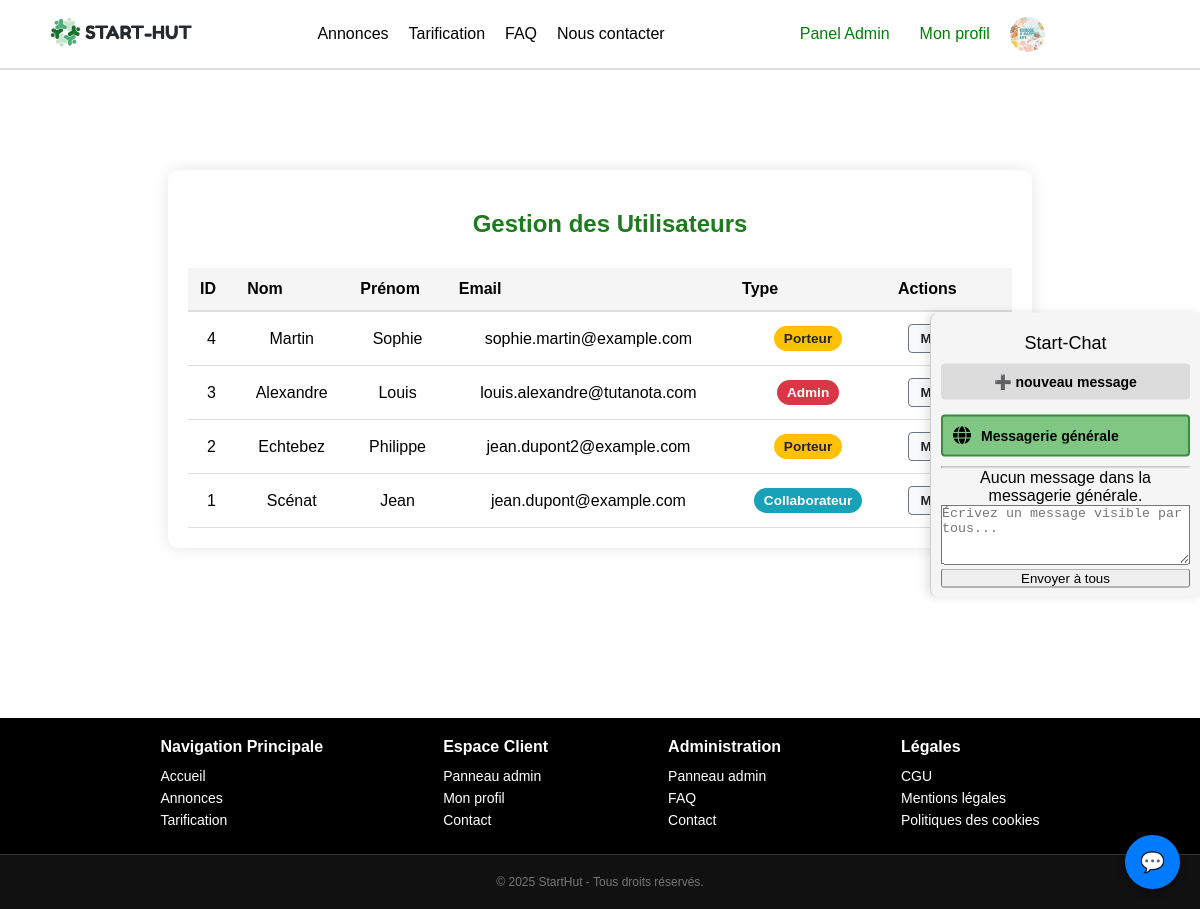
Page /src/views/admin.php?mode=general (signed in) on the committed database.
### tables this page shows
CREATE TABLE Utilisateurs (
    id INT PRIMARY KEY AUTO_INCREMENT,
    nom VARCHAR(255) NOT NULL,
    prenom VARCHAR(255) NOT NULL ,
    email VARCHAR(255) NOT NULL UNIQUE,
    mot_de_passe VARCHAR(255) NOT NULL,
    description_profil VARCHAR(255),
    langues_parlees VARCHAR(255),
    type ENUM('porteur', 'collaborateur', 'admin') NOT NULL
);

### src/views/admin.php (the view, shortened to what this page needs)
<?php
$conn = new mysqli(DB_HOST, DB_USER, DB_PASS, DB_NAME);
$connection_error = null;
$sql = "SELECT id, nom, prenom, email, type FROM Utilisateurs ORDER BY id DESC";
$result = $conn->query($sql);
$query_error = null;
$all_users = [];
if (!$connection_error && $result === false) {
    $query_error = "Erreur lors de la récupération des utilisateurs : " . $conn->error;
    error_log($query_error);
} elseif (!$connection_error && $result) {
    $all_users = $result->fetch_all(MYSQLI_ASSOC);
}
?>
<!DOCTYPE html>
<html>
<head>
    <link rel="stylesheet" href="/Start-Hut/public/assets/css/styles.css">
    <link rel="stylesheet" href="/Start-Hut/public/assets/css/styles-quentin.css">
    <link rel="stylesheet" href="/Start-Hut/public/assets/css/styles-guillaume.css">
</head>
<body>
<?php include('../templates/header.php');  ?>
<div class="content">
    <div class="admin-container">
        <h1 class="admin-title">Gestion des Utilisateurs</h1>
        <table class="users-table">
            <thead>
                <tr>
                    <th>ID</th>
                    <th>Nom</th>
                    <th>Prénom</th>
                    <th>Email</th>
                    <th>Type</th>
                    <th>Actions</th>
                </tr>
            </thead>
            <tbody>
                <?php if (!$connection_error && !empty($all_users)): ?>
                    <?php foreach($all_users as $row): ?>
                        <tr id="user-row-<?php echo $row['id']; ?>">
                            <td><?php echo $row['id']; ?></td>
                            <td><?php echo htmlspecialchars($row['nom']); ?></td>
                            <td><?php echo htmlspecialchars($row['prenom']); ?></td>
                            <td><?php echo htmlspecialchars($row['email']); ?></td>
                            <td>
                                <span class="user-type type-<?php echo strtolower($row['type']); ?>">
                                    <?php echo ucfirst($row['type']); ?>
                                </span>
                            </td>
                            <td>
                                <button class="btn-edit" onclick="editUser(<?php echo $row['id']; ?>)">Modifier</button>
                            </td>
                        </tr>
                    <?php endforeach; ?>
                <?php elseif (isset($query_error)):
                ?>
                    <tr>
                        <td colspan="6" style="text-align: center;">Impossible de charger les utilisateurs : <?php echo htmlspecialchars($query_error); ?></td>
                    </tr>
                <?php elseif ($connection_error): ?>
                     <tr>
                        <td colspan="6" style="text-align: center;">Impossible de se connecter à la base de données. Vérifiez le message d'erreur ci-dessus.</td>
                    </tr>
                <?php else:  ?>
                    <tr>
                        <td colspan="6" style="text-align: center;">Aucun utilisateur trouvé dans la base de données.</td>
                    </tr>
                <?php endif; ?>
            </tbody>
        </table>
    </div>
</div>
<?php
include('../templates/footer.php');
?>
</body>
</html>

### public/assets/css/styles.css (style rules this page uses)
* { margin: 0; padding: 0; box-sizing: border-box; }
body { width: auto; font-family: 'Open Sans', sans-serif; display: flex; flex-direction: column; min-height: 100vh; }
html, body { margin: 0; padding: 0; overflow-x: hidden; width: 100vw; box-sizing: border-box; }
.content { display: flex; justify-content: center; align-items: center; flex-direction: column; text-align: center; padding-bottom: 100px; }
.content { width: 80%; margin: 30px auto; }
h1 { font-size: 2em; margin: 20px 0; padding-left: 20px; }

### public/assets/css/styles-guillaume.css (style rules this page uses)
.content { display: flex; flex-direction: column; align-items: center; justify-content: center; }

### public/assets/css/styles-meryem.css (style rules this page uses)
:root { --primary-color: green; --primary-dark: rgb(6, 78, 6); --primary-light: #d1ffd1; --text-color: #333; --background: #f8f8f8; }
body { margin: 0; font-family: Arial, sans-serif; background-color: white; }

### src/views/admin.php (style rules this page uses)
.admin-container { width: 90%; max-width: 1200px; margin: 40px auto; background-color: #fff; border-radius: 10px; padding: 20px; box-shadow: 0 0 15px rgba(0, 0, 0, 0.1); }
.admin-title { text-align: center; margin-bottom: 30px; color: #1e7a1e; font-size: 24px; font-weight: bold; }
.users-table { width: 100%; border-collapse: collapse; margin-top: 20px; }
.users-table th { background-color: #f5f5f5; text-align: left; padding: 12px; border-bottom: 2px solid #ddd; font-weight: bold; }
.users-table td { padding: 12px; border-bottom: 1px solid #ddd; }
.btn-edit, .btn-save, .btn-cancel { padding: 6px 12px; border-radius: 4px; cursor: pointer; font-weight: bold; margin-right: 5px; }
.btn-edit { background-color: #f8f9fa; border: 1px solid #6c757d; color: #212529; }
.user-type { display: inline-block; padding: 5px 10px; border-radius: 15px; font-size: 0.85em; font-weight: 600; }
.type-admin { background-color: #dc3545; color: white; }
.type-porteur { background-color: #ffc107; color: #212529; }
.type-collaborateur { background-color: #17a2b8; color: white; }

### rows in the picture
utilisateurs: id "4", nom "Martin", prenom "Sophie", email "sophie.martin@example.com", type "Porteur"
utilisateurs: id "3", nom "Alexandre", prenom "Louis", email "louis.alexandre@tutanota.com", type "Admin"
utilisateurs: id "2", nom "Echtebez", prenom "Philippe", email "jean.dupont2@example.com", type "Porteur"
utilisateurs: id "1", nom "Scénat", prenom "Jean", email "jean.dupont@example.com", type "Collaborateur"
